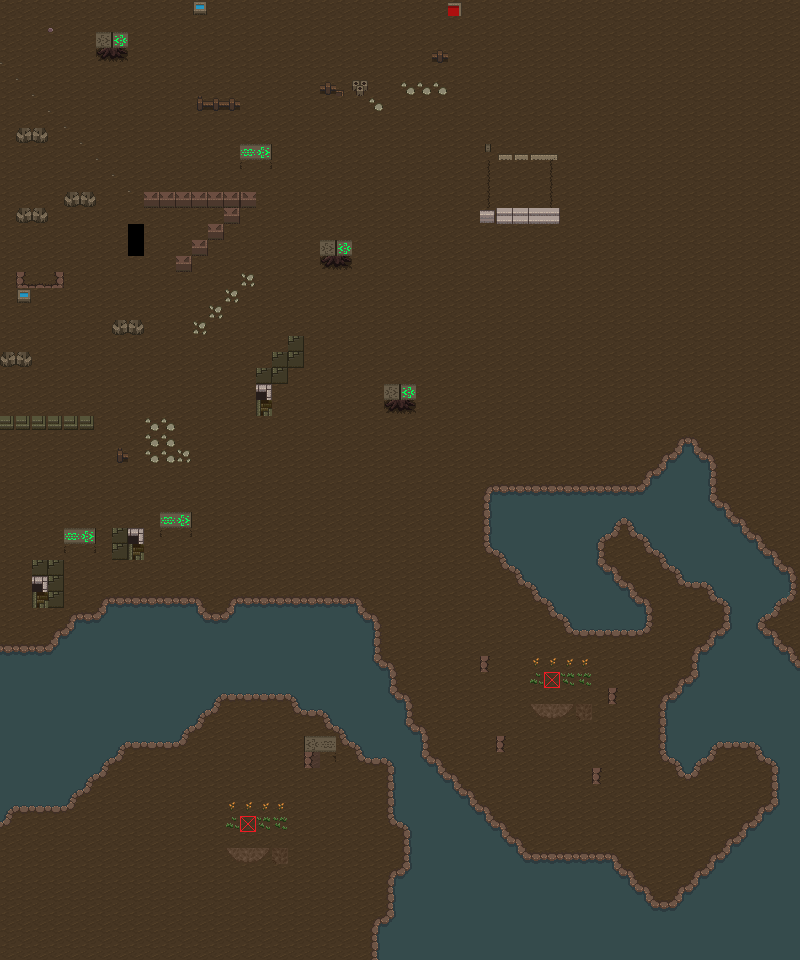

The image is a tile-based game level rendered from a .tmx file. Its description and source (layers, tilesets, objects; grid data summarised) follow:
An orthogonal 50x60 tile map with 16x16 px tiles, 4 tile layers (Background, Ground, Mountain Walls, Clutter), 7 tilesets and 30 objects.

<map version="1.10" tiledversion="1.10.1" orientation="orthogonal" renderorder="right-down" width="50" height="60" tilewidth="16" tileheight="16" infinite="0" nextlayerid="8" nextobjectid="107">
 <editorsettings>
  <export target="wastetown..tmx" format="tmx" />
 </editorsettings>
 <tileset firstgid="1" source="../../../../common/maps/tileset/main.tsx" />
 <tileset firstgid="10113" source="../../../../common/maps/tileset/buildings.tsx" />
 <tileset firstgid="11905" source="../../../../common/maps/tileset/FarmFood.tsx" />
 <tileset firstgid="16001" source="../../../../common/maps/tileset/dungeon/dungeon_bis.tsx" />
 <tileset firstgid="32385" source="../../../../common/maps/tileset/main-nocollide.tsx" />
 <tileset firstgid="42497" source="../../../../common/maps/tileset/dungeon/dungeon_2.tsx" />
 <tileset firstgid="66833" source="../../../../common/maps/tileset/dungeon/animatedtiles.tsx" />
 <layer id="1" name="Background" width="50" height="60">
  <data>[3000 cells, 2500 non-empty, 2 distinct tile ids]</data>
 </layer>
 <layer id="2" name="Ground" width="50" height="60">
  <data>[3000 cells, 4 non-empty, 1 distinct tile ids]</data>
 </layer>
 <layer id="7" name="Mountain Walls" width="50" height="60">
  <data>[3000 cells, 1640 non-empty, 31 distinct tile ids]</data>
 </layer>
 <layer id="3" name="Clutter" width="50" height="60">
  <properties>
   <property name="spriteLayer" type="bool" value="true" />
  </properties>
  <data>[3000 cells, 395 non-empty, 89 distinct tile ids]</data>
 </layer>
 <objectgroup id="4" name="Objects" visible="0">
  <object id="48" template="../../obj/treasure.tx" x="110.444" y="326.898" />
  <object id="51" template="../../obj/treasure.tx" x="176.166" y="54.6663" />
  <object id="57" template="../../../../common/maps/obj/enemy.tx" x="453.5" y="65.0004">
   <properties>
    <property name="enemy" value="Bear" />
    <property name="threatRange" type="int" value="60" />
   </properties>
  </object>
  <object id="58" template="../../../../common/maps/obj/enemy.tx" x="340.167" y="285.167">
   <properties>
    <property name="enemy" value="Kor Warrior" />
    <property name="threatRange" type="int" value="30" />
    <property name="waypoints" value="91,92" />
   </properties>
  </object>
  <object id="59" template="../../../../common/maps/obj/enemy.tx" x="422.5" y="196.167">
   <properties>
    <property name="enemy" value="Dwarf" />
    <property name="threatRange" type="int" value="30" />
    <property name="waypoints" value="93,94" />
   </properties>
  </object>
  <object id="61" template="../../../../common/maps/obj/entry_right.tx" x="623.5" y="320" width="16" height="32">
   <properties>
    <property name="direction" value="right" />
   </properties>
  </object>
  <object id="67" template="../../../../common/maps/obj/gold.tx" x="416.978" y="181.522" />
  <object id="68" template="../../../../common/maps/obj/enemy.tx" x="471" y="285">
   <properties>
    <property name="enemy" value="Kor Warrior" />
    <property name="threatRange" type="int" value="30" />
   </properties>
  </object>
  <object id="69" template="../../../../common/maps/obj/enemy.tx" x="288" y="224">
   <properties>
    <property name="enemy" value="Kor Warrior" />
    <property name="threatRange" type="int" value="30" />
    <property name="waypoints" value="94,95" />
   </properties>
  </object>
  <object id="70" template="../../../../common/maps/obj/enemy.tx" x="177" y="171">
   <properties>
    <property name="enemy" value="Armored Knight " />
    <property name="threatRange" type="int" value="30" />
    <property name="waypoints" value="96,95" />
   </properties>
  </object>
  <object id="71" template="../../../../common/maps/obj/enemy.tx" x="176" y="107.5">
   <properties>
    <property name="effect">{ "startBattleWithCardInCommandZone": [ "Nahiri Boss Effect"]
}</property>
    <property name="enemy" value="Nahiri" />
   </properties>
  </object>
  <object id="72" template="../../obj/treasure.tx" x="87.024" y="381.417" />
  <object id="73" template="../../../../common/maps/obj/enemy.tx" x="413.724" y="311.841">
   <properties>
    <property name="enemy" value="Armored Knight " />
    <property name="threatRange" type="int" value="30" />
    <property name="waypoints" value="97,103" />
   </properties>
  </object>
  <object id="79" template="../../../../common/maps/obj/door_down.tx" x="472.75" y="64.6667">
   <properties>
    <property name="teleport" value="../RioEdited/maps/map/nahiri/nahiricave.tmx" />
    <property name="teleportObjectId" value="71" />
   </properties>
  </object>
  <object id="85" template="../../../../common/maps/obj/waypoint.tx" x="391.5" y="57" />
  <object id="91" template="../../../../common/maps/obj/waypoint.tx" x="385.5" y="282.667" />
  <object id="92" template="../../../../common/maps/obj/waypoint.tx" x="320.667" y="282" />
  <object id="93" template="../../../../common/maps/obj/waypoint.tx" x="423.5" y="223.917" />
  <object id="94" template="../../../../common/maps/obj/waypoint.tx" x="309.833" y="223" />
  <object id="95" template="../../../../common/maps/obj/waypoint.tx" x="177.25" y="224" />
  <object id="96" template="../../../../common/maps/obj/waypoint.tx" x="178" y="144.5" />
  <object id="97" template="../../../../common/maps/obj/waypoint.tx" x="418.5" y="291.333" />
  <object id="98" template="../../../../common/maps/obj/manashards.tx" x="233" y="107.5" />
  <object id="99" template="../../../../common/maps/obj/manashards.tx" x="326.75" y="55.75" />
  <object id="100" template="../../../../common/maps/obj/manashards.tx" x="49.25" y="326" />
  <object id="101" template="../../../../common/maps/obj/manashards.tx" x="59.5" y="366.75" />
  <object id="102" template="../../../../common/maps/obj/manashards.tx" x="486" y="375" />
  <object id="103" template="../../../../common/maps/obj/waypoint.tx" x="413.667" y="361.667" />
  <object id="104" template="../../../../common/maps/obj/enemy.tx" x="81.5489" y="352.323">
   <properties>
    <property name="enemy" value="Yeti" />
    <property name="threatRange" type="int" value="30" />
   </properties>
  </object>
  <object id="106" template="../../../../common/maps/obj/door_down.tx" x="117" y="287">
   <properties>
    <property name="teleport" value="../RioEdited/maps/map/nahiri/nahiricave.tmx" />
    <property name="teleportObjectId" value="96" />
   </properties>
  </object>
 </objectgroup>
</map>
